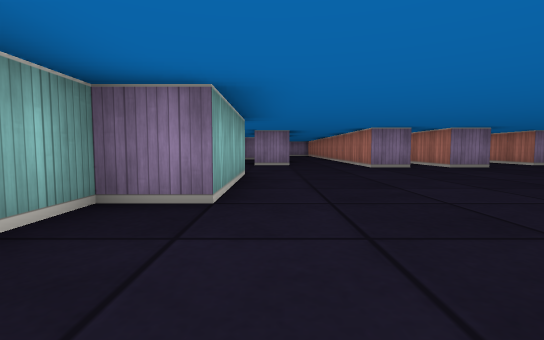
view 1 (above)

17 first-person views from a walk through a cub3D level. The camera is about half as high as the walls, tilts 4° down and sees 85° across. The floor is counted in squares. Each view is taken from the middle of a square. On the plan, view 1 faces up. The plan holds only what a view shows up to about 9 squares ahead; the rest is blank.

view 2
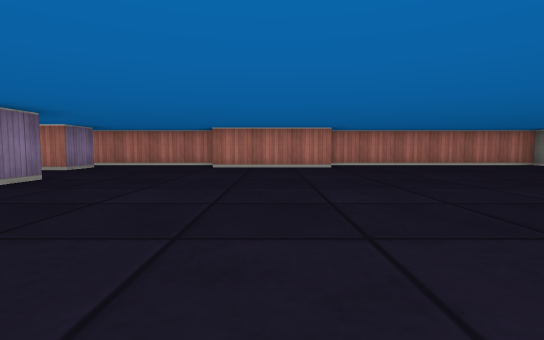

view 3
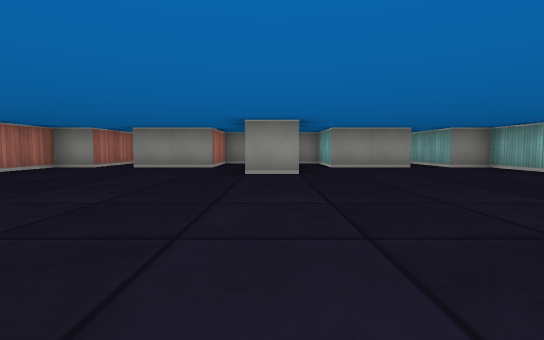

view 4
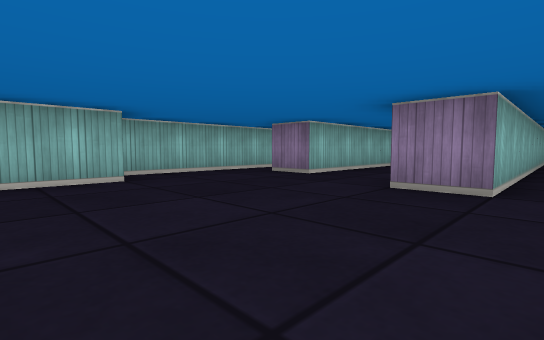

view 5
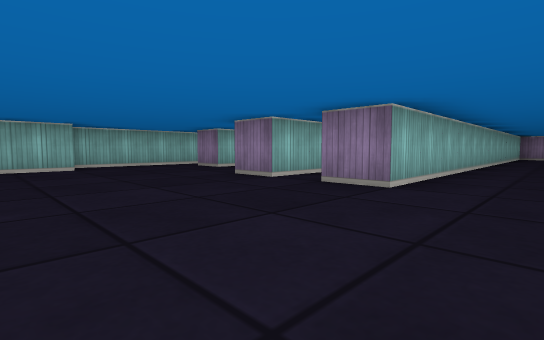

view 6
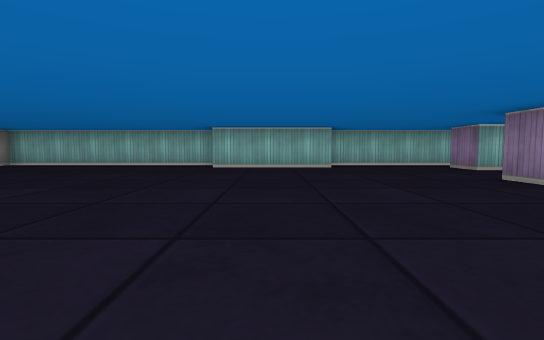

view 7
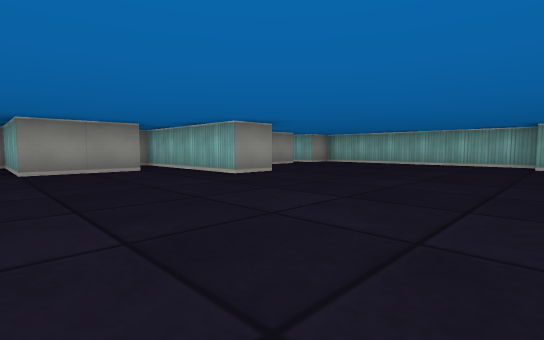

view 8
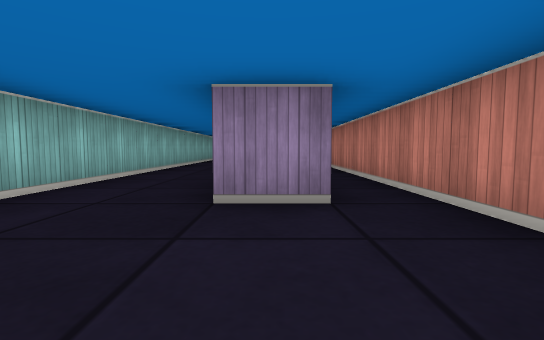

view 9
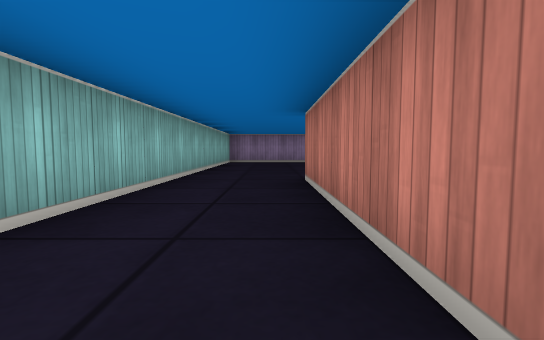

view 10
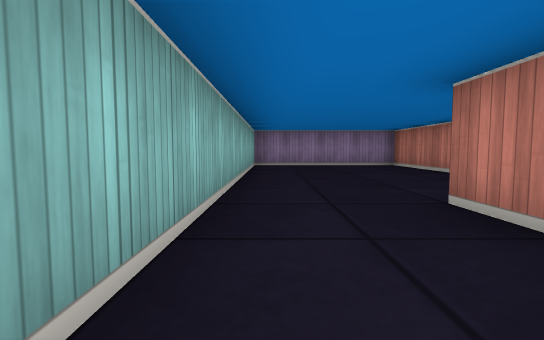

view 11
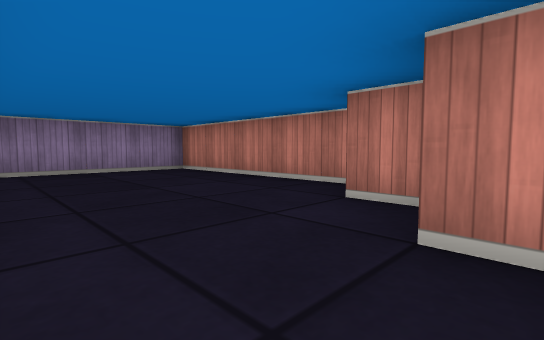

view 12
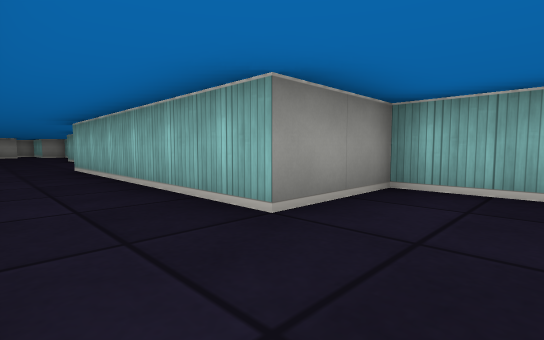

view 13
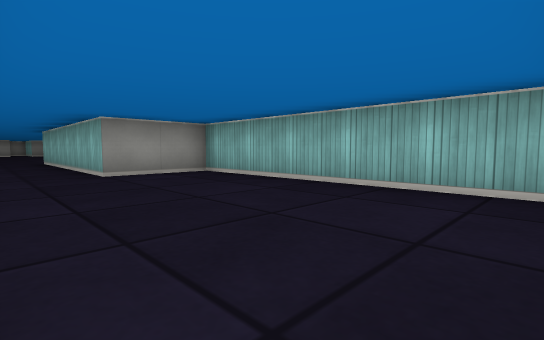

view 14
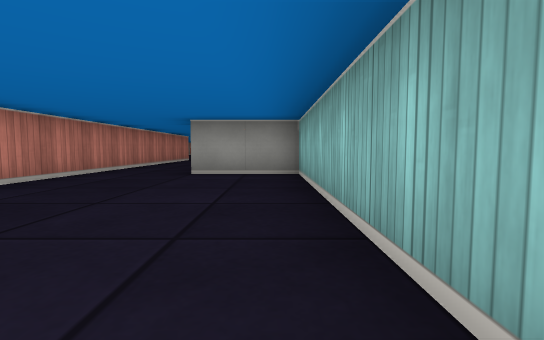

view 15
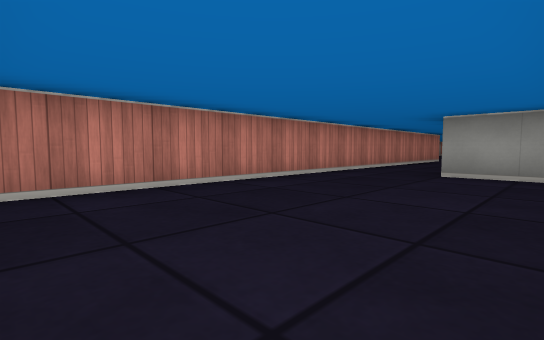

view 16
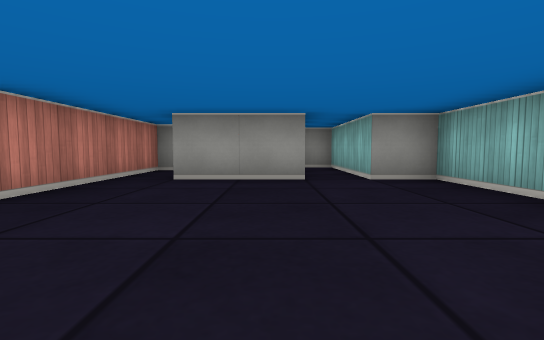

view 17
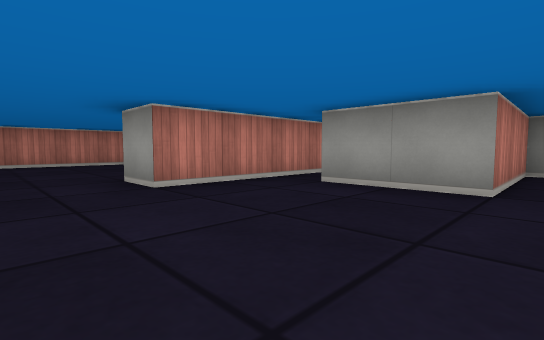

### Floor plan
Points are (right, up) in squares from view 1. A wall is a line through its corners. A room is listed if a view was taken in it or the views show most of it. See-through windows are left out.
Room 1 (views 1, 2, 3, 4, 5, 6, 7, 8, 9, 10, 11, 16, 17)
walls: (-0.5, 5.6) (-0.5, 2.5) (-1.5, 2.5) (-1.5, -3.5) (-0.5, -3.5) (-0.5, -6.5) (0.5, -6.5) (0.5, -3.5) (2.5, -3.5) (2.5, -5); (8.5, 2.4) (8.5, 5.5); (9.5, 5.6) (9.5, 13.5); (8.6, 8.5) (7.5, 8.5) (7.5, 14.5); (2.5, 10.6) (2.5, 14.5); (-1.5, 9.5) (-1.5, 5.6); (3.5, 15.1) (3.5, 7.5) (2.5, 7.5) (2.5, 9); (5.5, -5) (5.5, -3.5) (7.5, -3.5) (7.5, -6.5); (0.5, 14.5) (0.5, 8.5) (-0.5, 8.5); (3.5, -5.5) (3.5, -1.5) (4.5, -1.5) (4.5, -5.5); (5.5, 15.5) (5.5, 7.5) (4.5, 7.5) (4.5, 9); (8.5, -5.1) (8.5, -3.5) (9.5, -3.5) (9.5, 2.4)
ways out: opening at (1.5, 15) to room 2; opening at (6.5, 14.5) to room 3
Room 2 (views 12, 13, 14, 15)
walls: (-1.5, 19.9) (-1.5, 14.5) (0.5, 14.5); (2.5, 14.5) (2.5, 19.9)
ways out: opening at (1.5, 15) to room 1
Room 3 (no view inside)
walls: (9.5, 16) (9.5, 20.5) (5.5, 20.5) (5.5, 15.5); (8.5, 14.8) (8.5, 15.5)
ways out: opening at (6.5, 14.5) to room 1

Where each view was taken, in squares from view 1:
view 1: 0 up, 0 right, facing up
view 2: 4 up, 1 right, facing right
view 3: 4 up, 4 right, facing down
view 4: 4 up, 4 right, facing up-left
view 5: 4 up, 7 right, facing up-left
view 6: 4 up, 7 right, facing left
view 7: 3 up, 8 right, facing down-left
view 8: 6 up, 8 right, facing up
view 9: 10 up, 7 right, facing up
view 10: 12 up, 6 right, facing up
view 11: 14 up, 6 right, facing up-right
view 12: 16 up, 2 right, facing down-left
view 13: 20 up, 2 right, facing down-left
view 14: 20 up, 1 left, facing down
view 15: 20 up, 1 left, facing down-right
view 16: 1 up, 1 right, facing down
view 17: 0 up, 0 right, facing down-right
